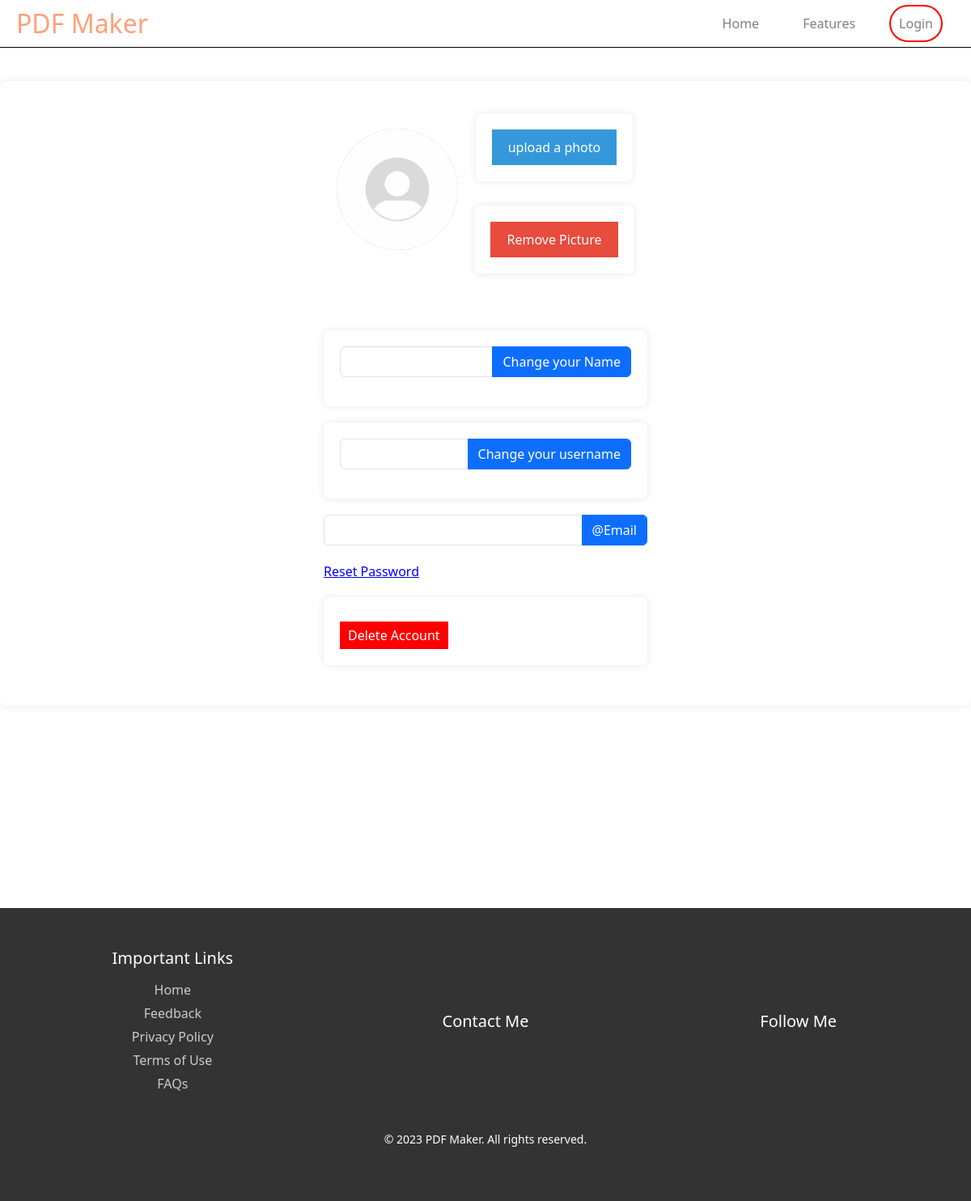
Before: /user-profile/ with the older database file.
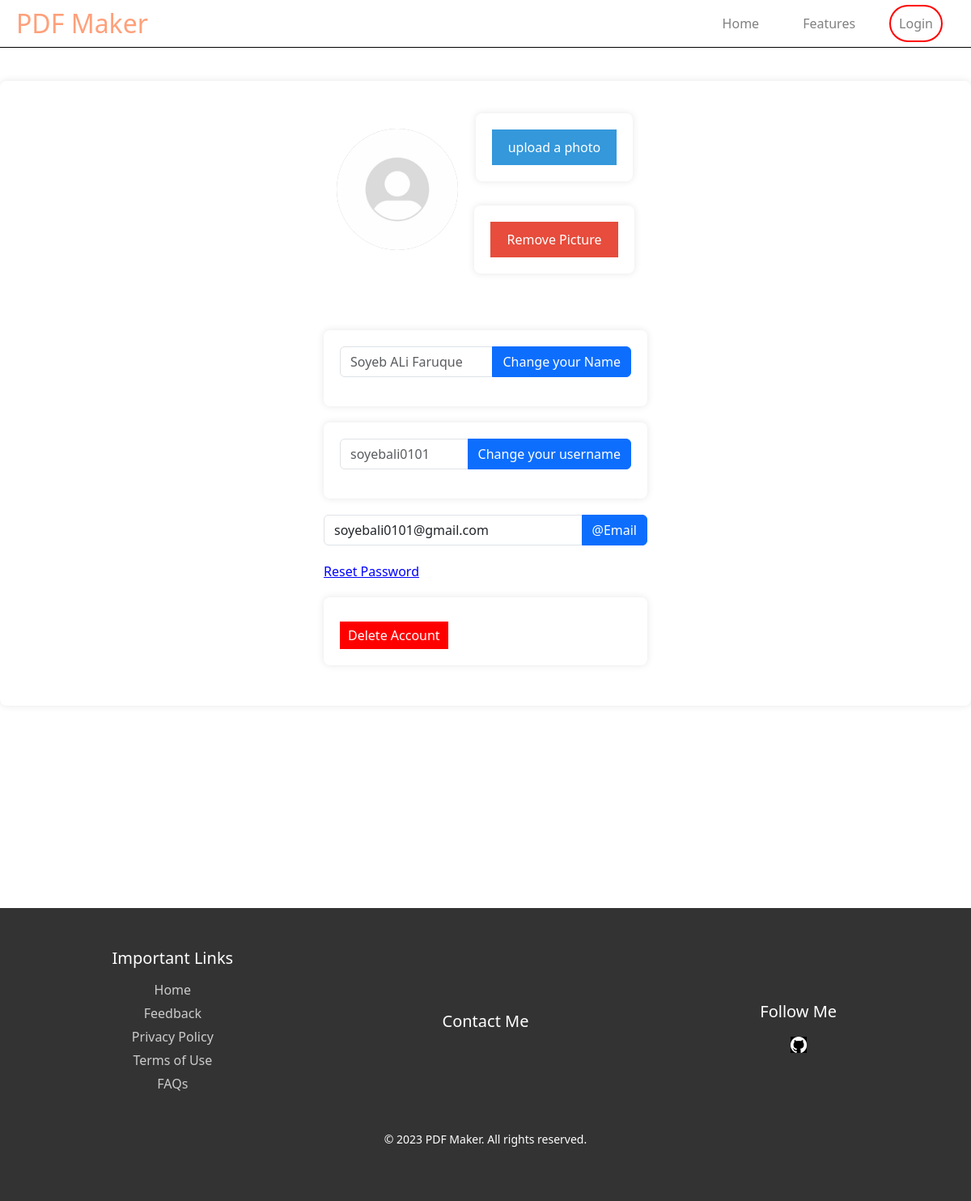
After: the same page with the newer database file.
### userData/models.py (models this page shows)
class userdata(models.Model):
    name=models.CharField(max_length=100,null=True)
    userName=models.CharField(max_length=121,null=True,default="Defaultusername")
    email=models.EmailField()
    password=models.CharField(max_length=290)
    profile_picture=models.FileField(upload_to="user_profile/", null=True, default=None)

### soyeb_s5/models.py (models this page shows)
class Follow_Me(models.Model):
    image = models.ImageField(upload_to='admin_content/', null=True, default=None)
    name = models.CharField(max_length=255)
    link = models.URLField()

### pdf_Maker/views.py (the view)
# urls.py: path('user-profile/',views.profile,name='Profile'),
def profile(request):
    error=request.GET.get('errorOccurr',None)
    return render(request,'profile.html',{'error':error})

### soyeb_s5/admin_contents.py (called while the page is built)
def follow_me(request):
    followMe = Follow_Me.objects.all()
    return {'followMe': followMe}

def contact_me(request):
    contactMe = ContactInformation.objects.all()
    return {'contactMe':contactMe}

### userData/userInfo.py (called while the page is built)
def userInformation(request):
    user_id = request.session.get('user_id',None)
    print(user_id)
    user_information = None
    try:
        if user_id is not None:
            user_information = userdata.objects.get(pk=user_id)
        else:
            user_information = userdata.objects.get(pk=1)
    except userdata.DoesNotExist:
        print('User not found')
    except Exception as e:
        print(f'An error occurred: {e}')
    data = {'user': user_information}
    return data

### templates/profile.html (shortened to what this page needs)
{% extends "base.html" %}
{% load static %}
{% block content %}
{% load static %}
<div class="profile-container">
    <div class="profile-section">
        <div class="profile-pic">
            {% if user.profile_picture %}
                <img src="{{ user.profile_picture.url }}">
            {% else %}
                <img src="{% static 'img/noprofile.jpg' %}" >
            {% endif %}
        </div>
        <div class="profile-buttons">
            <form method="post" action="{% url 'Update-picture' %}" enctype="multipart/form-data" id="profile-picture-form">
                <button type="button" onclick="chooseProfilePicture()">{% if user.profile_picture %} Change Picture{% else %}upload a photo {% endif %}</button>
            </form>
            <form method="post" action="{% url 'Remove-picture' %}">
                <button type="submit" class="remove-picture-button">Remove Picture</button>
            </form>
        </div>
    </div>
    <div class="user-details">
        <div class="field">
                <form method="post" action="{% url 'Update-name' %}" class="edit-form">
                    <div class="input-group mb-3">
                    <input type="text" class="form-control" name='name' placeholder="{{user.name}}">
                    <button class="btn btn-primary" type="submit">Change your Name</button>
                    </div>
                </form>
        </div>
        <div class="field">
                <form method="post" action="{% url 'Update-username' %}" class="edit-form">
                    <div class="input-group mb-3">
                    <input type="text" class="form-control" name='username' placeholder="{{user.userName}}">
                    <button class="btn btn-primary" type="submit">Change your username</button>
                    </div>
                </form>
        </div>
        <div class="field">
            <div class="input-group mb-3">
                <input type="text" class="form-control" value="{{ user.email }}" readonly>
                <button class="btn btn-primary" type="button">@Email</button>
            </div>
        </div>
        <a href="{% url 'Forget-password' %}" class="reset-password-link">Reset Password</a>
        <form method="post" action="{% url 'Delete-account' %}">
            <button type="submit" class="delete-account-button">Delete Account</button>
        </form>
    </div>
</div>
{% endblock %}

### templates/base.html (shortened to what this page needs)
<!DOCTYPE html>
<html>
<head>
    <link rel="stylesheet" type="text/css" href="/static/css/headfoot.css">
    <link rel="stylesheet" type="text/css" href="/static/css/index.css">
    <link rel="stylesheet" type="text/css" href="/static/css/makepdf.css">
    <link rel="stylesheet" type="text/css" href="/static/css/profile.css">
    <link rel="stylesheet" type="text/css" href="/static/css/deleteAccount.css">
    <link rel="stylesheet" href="https://cdn.jsdelivr.net/npm/bootstrap@5.3.0/dist/css/bootstrap.min.css">
</head>
<body>
    {% include 'header.html' %}
    <section class="content">
        {% block content %}{% endblock %}
    </section>
    {% include 'footer.html' %}
</body>
</html>

### templates/header.html (shortened to what this page needs)
{% load static %}
<header>
    <nav>
        <h1 class="logo">PDF Maker</h1>
        <ul class="nav-links">
            <li><a href="/">Home</a></li>
            <li class="dropdown">
                <a href="#" class="dropbtn">Features</a>
            </li>
            {% if request.session.user_id %}
            <li>
                <div class="user-profile" id="user-profile">
                 {% if user.profile_picture  %}
                        <img class="circular-icon" src="{{ user.profile_picture.url }}">
                   {% else %}
                   <img class="circular-icon" src="{% static 'img/noprofile.jpg' %}">
                    {% endif %}
                    <div class="profile-options" id="profile-options">
                        <a href="{% url 'Profile' %}">Profile</a>
                        <a href="/history">History</a>
                        <a href="/logout">Logout</a>
                    </div>
                </div>
            </li>
        {% else %}
            <li><a href="/login/" style="border:2px solid red;">Login</a></li>
        {% endif %}
        </ul>
    </nav>
</header>

### templates/footer.html (shortened to what this page needs)
<footer class="footer">
    <div class="footer-container">
        <div class="important-links">
            <h3>Important Links</h3>
            <ul>
                <li><a href="{% url 'Home' %}">Home</a></li>
                <li><a href="{% url 'Feedback' %}">Feedback</a></li>
                <li><a href="#">Privacy Policy</a></li>
                <li><a href="#">Terms of Use</a></li>
                <li><a href="#">FAQs</a></li>
            </ul>
        </div>
        <div class="contact" style="display: block;">
            <h3>Contact Me</h3>
        </div>
        <div class="follow">
            <h3>Follow Me</h3>
            {% for follow in followMe %}
            <a href="{{follow.link}}">
                <img src="{{follow.image.url}}" alt="{{follow.name}}"/>
            </a>
            {% endfor %}
        </div>
    </div>
    <div class="copyright">
        <p>&copy; 2023 PDF Maker. All rights reserved.</p>
    </div>
</footer>

### static/css/headfoot.css (style rules this page uses)
body { margin: 0; font-family: Arial, sans-serif; }
header { background-color: white; border-bottom: 1px solid black; position: fixed; width: 100%; top: 0; left: 0; z-index: 1000; }
nav { display: flex; justify-content: space-between; align-items: center; padding: 10px 20px; }
.logo { font-size: 32px; color: lightsalmon; margin: 0; }
.nav-links { list-style: none; margin: 0; padding: 0; display: flex; align-items: center; }
.nav-links li { margin: 0 15px; }
.nav-links a { text-decoration: none; color: grey; padding: 10px; border-radius: 30px; border: 2px solid transparent; transition: border-color 0.3s ease-in-out; }
.dropbtn { color: grey; padding: 10px; text-decoration: none; }
.footer { background-color: #333; color: #fff; padding: 50px 0; margin-top: 250px; }
.footer-container { display: flex; justify-content: space-between; flex-wrap: wrap; max-width: 1200px; margin: 0 auto; padding: 0 20px; }
.contact, .follow, .important-links { flex: 1; min-width: 200px; margin: 0 20px; }
.contact h3, .follow h3, .important-links h3 { font-size: 20px; margin-bottom: 15px; }
.contact p, .follow a, .important-links a { font-size: 16px; color: #ccc; text-decoration: none; margin-bottom: 10px; }
.important-links ul { list-style: none; padding: 0; }
.important-links li { margin-bottom: 5px; }
.footer p { font-size: 14px; text-align: center; margin-top: 30px; }
.follow a img { width: 20px; height: 20px; }
.footer-container { display: flex; justify-content: space-between; align-items: center; }
.important-links, .contact, .follow { flex: 1; text-align: center; }

### static/css/makepdf.css (style rules this page uses)
form { max-width: 400px; margin: 20px auto; background-color: #fff; padding: 20px; border-radius: 8px; box-shadow: 0 0 10px rgba(0, 0, 0, 0.1); }

### static/css/profile.css (style rules this page uses)
.profile-container { display: flex; flex-direction: column; align-items: center; justify-content: center; background-color: #fff; box-shadow: 0 0 10px rgba(0, 0, 0, 0.1); border-radius: 8px; overflow: hidden; margin-top: 100px; padding: 20px; }
.profile-section { display: flex; align-items: center; margin-bottom: 20px; }
.profile-pic { width: 150px; height: 150px; background-color: #ccc; border-radius: 50%; overflow: hidden; margin-right: 20px; }
.profile-pic img { width: 100%; height: 100%; object-fit: cover; border-radius: 50%; }
.profile-buttons { display: flex; flex-direction: column; align-items: center; }
form { margin-bottom: 10px; }
button { padding: 5px 10px; margin-right: 10px; cursor: pointer; }
.user-details { flex-grow: 1; padding: 20px; }
.field { margin-bottom: 20px; }
.reset-password-link { color: blue; cursor: pointer; text-decoration: underline; margin-top: 10px; display: block; }
.delete-account-button { background-color: red; color: white; padding: 5px 10px; border: none; cursor: pointer; margin-top: 10px; }
#profile-picture-form button[type="button"] { background-color: #3498db; color: #fff; padding: 10px 20px; border: none; cursor: pointer; }
.remove-picture-button { background-color: #e74c3c; color: #fff; padding: 10px 20px; border: none; cursor: pointer; }

Changed rows visible on the page:
added userdata: name "Soyeb ALi Faruque", username "soyebali0101", email "soyebali0101@gmail.com"
added Follow_Me: image (picture)
